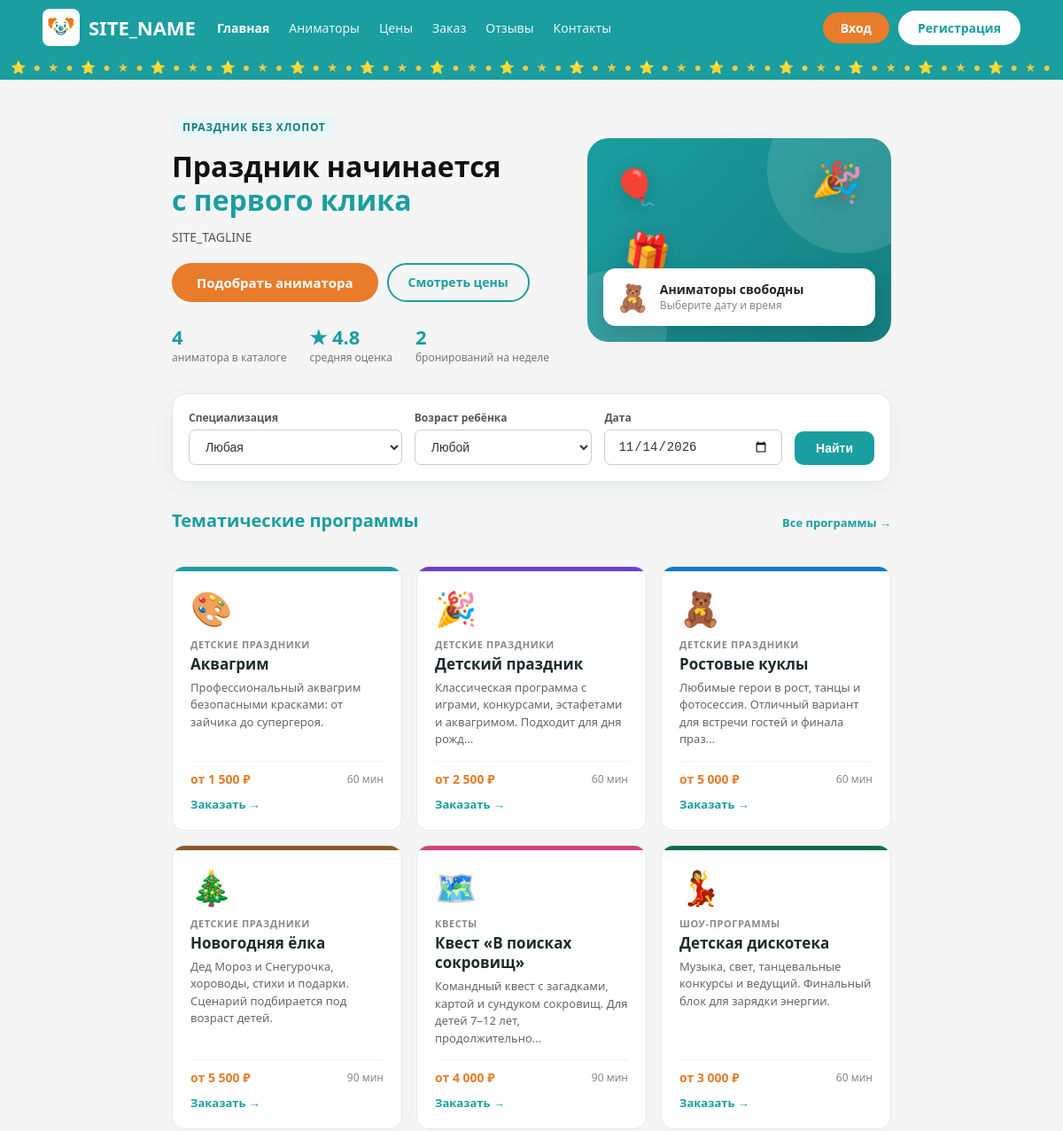
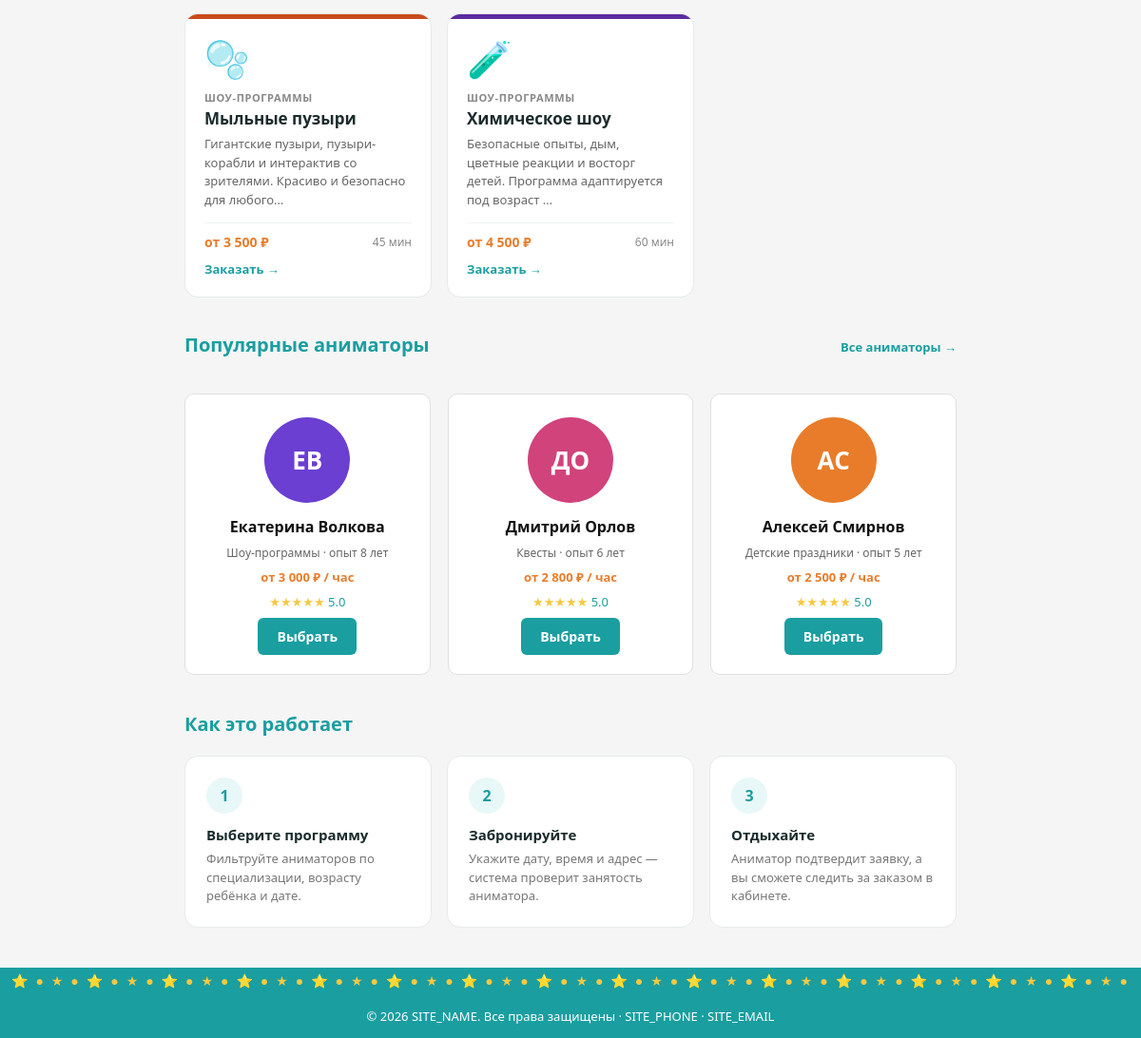
The page / on the database its author committed (2 pictures, top to bottom).
### tables this page shows
CREATE TABLE IF NOT EXISTS programs (
  program_id   INT UNSIGNED NOT NULL AUTO_INCREMENT,
  title        VARCHAR(150) NOT NULL,
  category     VARCHAR(100) NOT NULL DEFAULT 'Детские праздники',
  description  TEXT,
  price        DECIMAL(10,2) NOT NULL DEFAULT 2500.00,
  duration_min SMALLINT UNSIGNED NOT NULL DEFAULT 60,
  image        VARCHAR(255) DEFAULT NULL,
  is_active    TINYINT(1) NOT NULL DEFAULT 1,
  created_at   TIMESTAMP NOT NULL DEFAULT CURRENT_TIMESTAMP,
  PRIMARY KEY (program_id),
  KEY idx_programs_category (category)
);

CREATE TABLE IF NOT EXISTS animators (
  animator_id      INT UNSIGNED NOT NULL AUTO_INCREMENT,
  user_id          INT UNSIGNED NOT NULL,
  specialization   VARCHAR(100) NOT NULL DEFAULT 'Детские праздники',
  experience_years TINYINT UNSIGNED NOT NULL DEFAULT 0,
  hourly_rate      DECIMAL(10,2) NOT NULL DEFAULT 2500.00,
  rating           DECIMAL(2,1) NOT NULL DEFAULT 5.0,
  bio              TEXT,
  city             VARCHAR(100) NOT NULL DEFAULT 'Москва',
  photo            VARCHAR(255) DEFAULT NULL,
  is_active        TINYINT(1) NOT NULL DEFAULT 1,
  created_at       TIMESTAMP NOT NULL DEFAULT CURRENT_TIMESTAMP,
  PRIMARY KEY (animator_id),
  UNIQUE KEY uq_animators_user (user_id),
  CONSTRAINT fk_animators_user FOREIGN KEY (user_id) REFERENCES users (user_id)
    ON DELETE CASCADE ON UPDATE CASCADE
);

CREATE TABLE IF NOT EXISTS users (
  user_id    INT UNSIGNED NOT NULL AUTO_INCREMENT,
  name       VARCHAR(100) NOT NULL,
  email      VARCHAR(150) NOT NULL,
  phone      VARCHAR(30)  NOT NULL,
  password   VARCHAR(255) NOT NULL,
  role       ENUM('customer','animator','admin') NOT NULL DEFAULT 'customer',
  avatar     VARCHAR(255) DEFAULT NULL,
  created_at TIMESTAMP NOT NULL DEFAULT CURRENT_TIMESTAMP,
  PRIMARY KEY (user_id),
  UNIQUE KEY uq_users_email (email),
  UNIQUE KEY uq_users_phone (phone)
);

### functions.php (called while the page is built, shortened)
<?php
function e($value): string
{
    return htmlspecialchars((string)$value, ENT_QUOTES | ENT_SUBSTITUTE, 'UTF-8');
}
function format_price($value): string
{
    return number_format((float)$value, 0, '.', ' ') . ' ₽';
}
function stars(int $rating): string
{
    $rating = max(0, min(5, $rating));
    return str_repeat('★', $rating) . str_repeat('☆', 5 - $rating);
}
function initials(string $name): string
{
    $parts = preg_split('/\s+/u', trim($name));
    $first = mb_substr($parts[0] ?? '?', 0, 1);
    $second = isset($parts[1]) ? mb_substr($parts[1], 0, 1) : '';
    return mb_strtoupper($first . $second);
}
function program_icon(string $title, string $category = ''): string
{
    $text = mb_strtolower($title . ' ' . $category);
    if (mb_strpos($text, 'хим') !== false) return '🧪';
    if (mb_strpos($text, 'пузыр') !== false) return '🫧';
    if (mb_strpos($text, 'квест') !== false) return '🗺️';
    if (mb_strpos($text, 'кукл') !== false) return '🧸';
    if (mb_strpos($text, 'ёлк') !== false || mb_strpos($text, 'елк') !== false) return '🎄';
    if (mb_strpos($text, 'аквагрим') !== false) return '🎨';
    if (mb_strpos($text, 'дискотек') !== false) return '💃';
    return '🎉';
}
function get_programs(PDO $pdo, bool $activeOnly = true): array
{
    $sql = 'SELECT * FROM programs';
    if ($activeOnly) {
        $sql .= ' WHERE is_active = 1';
    }
    $sql .= ' ORDER BY category, price';
    return $pdo->query($sql)->fetchAll();
}
function available_animators(PDO $pdo, array $f = []): array
{
    $sql = "SELECT a.*, u.name, u.email, u.phone,
                   GROUP_CONCAT(DISTINCT ag.title ORDER BY ag.min_age SEPARATOR ', ') AS age_groups,
                   GROUP_CONCAT(DISTINCT p.title ORDER BY p.title SEPARATOR ' · ') AS program_titles,
                   (SELECT COUNT(*) FROM reviews r WHERE r.animator_id = a.animator_id) AS reviews_count,
                   (SELECT COALESCE(AVG(r.rating), a.rating) FROM reviews r WHERE r.animator_id = a.animator_id) AS avg_rating
            FROM animators a
            JOIN users u ON u.user_id = a.user_id
            LEFT JOIN animator_age_groups aag ON aag.animator_id = a.animator_id
            LEFT JOIN age_groups ag ON ag.age_group_id = aag.age_group_id
            LEFT JOIN animator_programs ap ON ap.animator_id = a.animator_id
            LEFT JOIN programs p ON p.program_id = ap.program_id AND p.is_active = 1
            WHERE a.is_active = 1";
    $params = [];
    $sql .= ' GROUP BY a.animator_id, u.name, u.email, u.phone, a.user_id, a.specialization,
                     a.experience_years, a.hourly_rate, a.rating, a.bio, a.city, a.photo,
                     a.is_active, a.created_at
              ORDER BY avg_rating DESC, reviews_count DESC, a.experience_years DESC';
    $stmt = $pdo->prepare($sql);
    $stmt->execute($params);
    return $stmt->fetchAll();
}

### index.php (the view, shortened to what this page needs)
<?php
require 'db.php';
$programs = get_programs($pdo);
$animators = array_slice(available_animators($pdo), 0, 3);
$bookingsWeek = (int)$pdo->query("SELECT COUNT(*) FROM bookings WHERE YEARWEEK(event_date,1)=YEARWEEK(CURDATE(),1) AND status IN ('pending','confirmed')")->fetchColumn();
$reviewsAvg = (float)$pdo->query('SELECT COALESCE(ROUND(AVG(rating),1), 5.0) FROM reviews')->fetchColumn();
$animatorsCount = (int)$pdo->query('SELECT COUNT(*) FROM animators WHERE is_active=1')->fetchColumn();
require 'includes/header.php';
?>
<main class="page-main">
  <section class="hero home-hero">
    <div class="hero-copy">
      <div class="hero-kicker">Праздник без хлопот</div>
      <h1 class="hero-title">Праздник начинается<br><span class="hero-accent">с первого клика</span></h1>
      <p class="hero-sub"><?= e(SITE_TAGLINE) ?></p>
      <div class="hero-actions">
        <a href="animators.php" class="btn-orange">Подобрать аниматора</a>
        <a href="prices.php" class="btn-ghost">Смотреть цены</a>
      </div>
      <div class="hero-stats">
        <div><b><?= $animatorsCount ?></b><span>аниматора в каталоге</span></div>
        <div><b>★ <?= number_format($reviewsAvg, 1, '.', '') ?></b><span>средняя оценка</span></div>
        <div><b><?= $bookingsWeek ?></b><span>бронирований на неделе</span></div>
      </div>
    </div>
    <div class="hero-art" aria-hidden="true">
      <div class="hero-balloon b1">🎈</div>
      <div class="hero-balloon b2">🎉</div>
      <div class="hero-balloon b3">🎁</div>
      <div class="hero-card-float">
        <div class="float-emoji">🧸</div>
        <div>
          <b>Аниматоры свободны</b>
          <span>Выберите дату и время</span>
        </div>
      </div>
    </div>
  </section>
  <section class="quick-search">
    <form action="animators.php" method="GET" class="quick-form">
      <div>
        <label>Специализация</label>
        <select name="specialization" class="form-input">
          <option value="">Любая</option>
        </select>
      </div>
      <div>
        <label>Возраст ребёнка</label>
        <select name="age_group_id" class="form-input">
          <option value="">Любой</option>
        </select>
      </div>
      <div>
        <label>Дата</label>
        <input type="date" name="date" class="form-input" data-min-today>
      </div>
      <div class="quick-submit">
        <button type="submit" class="btn-teal">Найти</button>
      </div>
    </form>
  </section>
  <section class="section-popular">
    <div class="section-head">
      <h2 class="section-title-teal">Тематические программы</h2>
      <a href="prices.php" class="section-link">Все программы →</a>
    </div>
    <div class="program-grid">
      <?php foreach ($programs as $i => $p): ?>
        <article class="program-card" style="--accent: <?= e(['#1a9ea0','#6a3fd1','#1678c9','#8a5a2b','#d1437b','#0d6b52','#c94b1e','#5a2ca0'][$i % 8]) ?>">
          <div class="program-emoji"><?= e(program_icon($p['title'], $p['category'])) ?></div>
          <div class="program-category"><?= e($p['category']) ?></div>
          <h3><?= e($p['title']) ?></h3>
          <p><?= e(mb_strimwidth((string)$p['description'], 0, 92, '…')) ?></p>
          <div class="program-meta">
            <span class="program-price">от <?= format_price($p['price']) ?></span>
            <span class="program-duration"><?= (int)$p['duration_min'] ?> мин</span>
          </div>
          <a href="order.php?program_id=<?= (int)$p['program_id'] ?>" class="program-link">Заказать →</a>
        </article>
      <?php endforeach; ?>
    </div>
  </section>
  <section class="section-popular">
    <div class="section-head">
      <h2 class="section-title-teal">Популярные аниматоры</h2>
      <a href="animators.php" class="section-link">Все аниматоры →</a>
    </div>
    <div class="cards-grid">
      <?php foreach ($animators as $a): ?>
        <article class="animator-card">
          <?php if (!empty($a['photo'])): ?>
            <img class="avatar-placeholder avatar-photo" src="<?= e($a['photo']) ?>" alt="<?= e($a['name']) ?>">
          <?php else: ?>
            <div class="avatar-placeholder avatar-initials" style="background: <?= e(['#1a9ea0','#e87c2a','#6a3fd1','#d1437b'][(int)$a['animator_id'] % 4]) ?>"><?= e(initials($a['name'])) ?></div>
          <?php endif; ?>
          <div class="card-name"><?= e($a['name']) ?></div>
          <div class="card-exp"><?= e($a['specialization']) ?> · опыт <?= (int)$a['experience_years'] ?> лет</div>
          <div class="card-price">от <?= format_price($a['hourly_rate']) ?> / час</div>
          <div class="card-stars"><?= stars((int)round((float)$a['avg_rating'])) ?> <span class="star-num"><?= number_format((float)$a['avg_rating'], 1, '.', '') ?></span></div>
          <a href="animator-profile.php?id=<?= (int)$a['animator_id'] ?>" class="btn-teal btn-block">Выбрать</a>
        </article>
      <?php endforeach; ?>
    </div>
  </section>
  <section class="how-it-works">
    <h2 class="section-title-teal">Как это работает</h2>
    <div class="steps-grid">
      <div class="step"><div class="step-num">1</div><h3>Выберите программу</h3><p>Фильтруйте аниматоров по специализации, возрасту ребёнка и дате.</p></div>
      <div class="step"><div class="step-num">2</div><h3>Забронируйте</h3><p>Укажите дату, время и адрес — система проверит занятость аниматора.</p></div>
      <div class="step"><div class="step-num">3</div><h3>Отдыхайте</h3><p>Аниматор подтвердит заявку, а вы сможете следить за заказом в кабинете.</p></div>
    </div>
  </section>
</main>
<?php require 'includes/footer.php'; ?>

### rows shown on the page
programs: program_icon($p['title'], $p['category']) "🎨", category "ДЕТСКИЕ ПРАЗДНИКИ", title "Аквагрим", description "Профессиональный аквагрим безопасными красками: от зайчика до супергероя.", price "1 500 ₽", duration_min "60"
programs: program_icon($p['title'], $p['category']) "🎉", category "ДЕТСКИЕ ПРАЗДНИКИ", title "Детский праздник", description "Классическая программа с играми, конкурсами, эстафетами и аквагримом. Подходит для дня рожд…", price "2 500 ₽", duration_min "60"
programs: program_icon($p['title'], $p['category']) "🧸", category "ДЕТСКИЕ ПРАЗДНИКИ", title "Ростовые куклы", description "Любимые герои в рост, танцы и фотосессия. Отличный вариант для встречи гостей и финала праз…", price "5 000 ₽", duration_min "60"
programs: program_icon($p['title'], $p['category']) "🎄", category "ДЕТСКИЕ ПРАЗДНИКИ", title "Новогодняя ёлка", description "Дед Мороз и Снегурочка, хороводы, стихи и подарки. Сценарий подбирается под возраст детей.", price "5 500 ₽", duration_min "90"
programs: program_icon($p['title'], $p['category']) "🗺️", category "КВЕСТЫ", title "Квест «В поисках сокровищ»", description "Командный квест с загадками, картой и сундуком сокровищ. Для детей 7–12 лет, продолжительно…", price "4 000 ₽", duration_min "90"
programs: program_icon($p['title'], $p['category']) "💃", category "ШОУ-ПРОГРАММЫ", title "Детская дискотека", description "Музыка, свет, танцевальные конкурсы и ведущий. Финальный блок для зарядки энергии.", price "3 000 ₽", duration_min "60"
programs: program_icon($p['title'], $p['category']) "🫧", category "ШОУ-ПРОГРАММЫ", title "Мыльные пузыри", description "Гигантские пузыри, пузыри-корабли и интерактив со зрителями. Красиво и безопасно для любого…", price "3 500 ₽", duration_min "45"
programs: program_icon($p['title'], $p['category']) "🧪", category "ШОУ-ПРОГРАММЫ", title "Химическое шоу", description "Безопасные опыты, дым, цветные реакции и восторг детей. Программа адаптируется под возраст …", price "4 500 ₽", duration_min "60"
animators: user.name "ЕВ", user.name "Екатерина Волкова", specialization "Шоу-программы", experience_years "8", hourly_rate "3 000 ₽", avg_rating "★★★★★", avg_rating "5.0"
animators: user.name "ДО", user.name "Дмитрий Орлов", specialization "Квесты", experience_years "6", hourly_rate "2 800 ₽", avg_rating "★★★★★", avg_rating "5.0"
animators: user.name "АС", user.name "Алексей Смирнов", specialization "Детские праздники", experience_years "5", hourly_rate "2 500 ₽", avg_rating "★★★★★", avg_rating "5.0"

### other values the page prints
SITE_NAME "SITE_NAME"
$item[0] "Главная"
$item[0] "Аниматоры"
$item[0] "Цены"
$item[0] "Заказ"
$item[0] "Отзывы"
$item[0] "Контакты"
SITE_TAGLINE "SITE_TAGLINE"
$animatorsCount "4"
$reviewsAvg "4.8"
$bookingsWeek "2"
SITE_PHONE "SITE_PHONE"
SITE_EMAIL "SITE_EMAIL"
